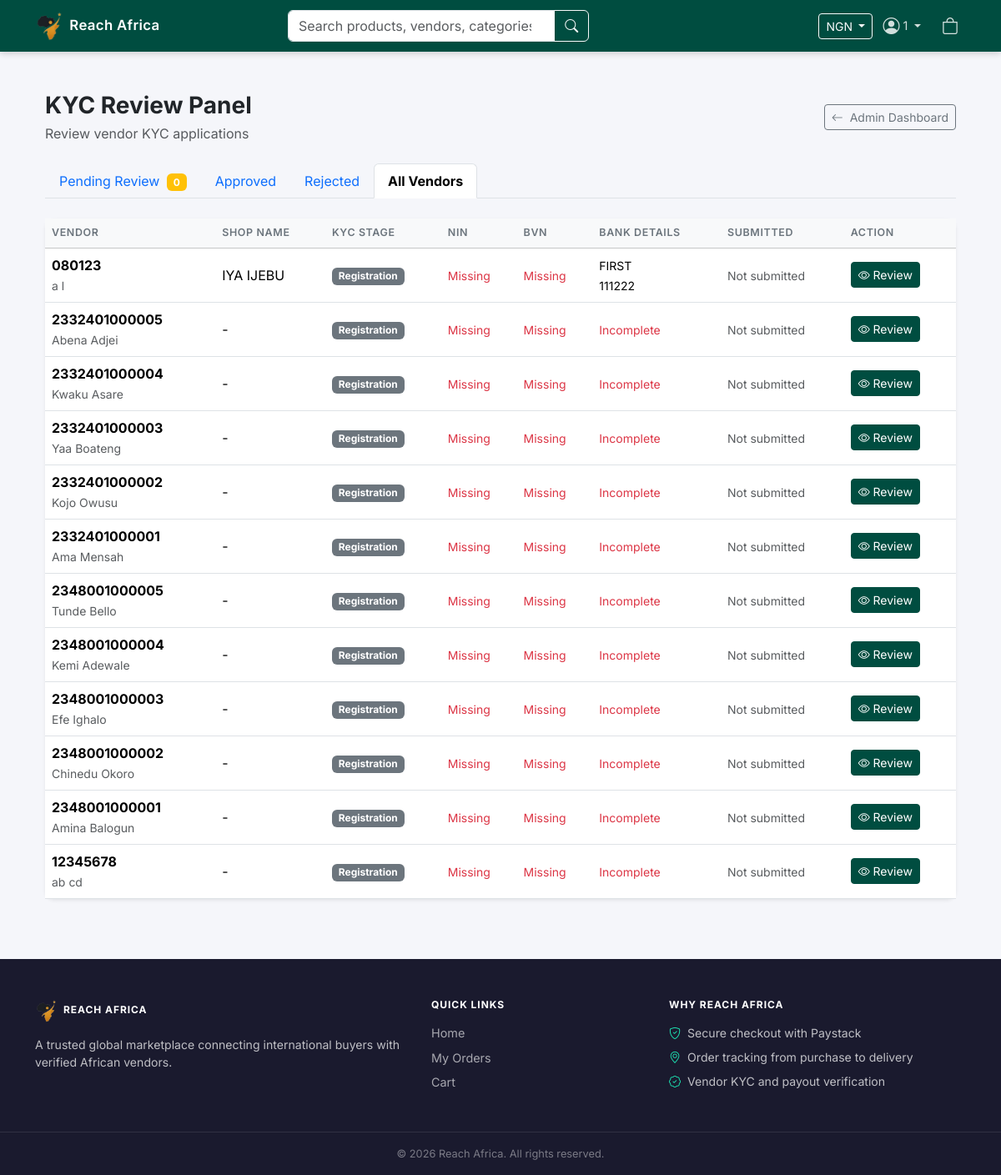
/users/admin/kyc/review/?status=all (signed in), run on the app's committed database.
### users/models.py (models this page shows, shortened)
class User(AbstractUser):
    class CountryChoices(models.TextChoices):
        NIGERIA = 'NG', 'Nigeria'
        GHANA = 'GH', 'Ghana'
    class BusinessTypeChoices(models.TextChoices):
        SOLE_PROPRIETORSHIP = 'sole_proprietorship', 'Sole Proprietorship'
        LLC = 'llc', 'Limited Liability Company'
        PARTNERSHIP = 'partnership', 'Partnership'
        CORPORATION = 'corporation', 'Corporation'
        NONPROFIT = 'nonprofit', 'Non-Profit Organization'
        OTHER = 'other', 'Other'
    class IDTypeChoices(models.TextChoices):
        PASSPORT = 'passport', 'International Passport'
        DRIVERS_LICENSE = 'drivers_license', "Driver's License"
        VOTERS_CARD = 'voters_card', "Voter's Card"
        NATIONAL_ID = 'national_id', 'National ID Card'
    class KYCStageChoices(models.TextChoices):
        REGISTRATION = 'registration', 'Registration'
        BUSINESS_INFO = 'business_info', 'Business Information'
        IDENTITY = 'identity', 'Identity Verification'
        CONTACT = 'contact', 'Contact Verification'
        ADDRESS = 'address', 'Address Verification'
        BANKING = 'banking', 'Banking Details'
        GUARANTOR = 'guarantor', 'Guarantor Information'
        COMPLIANCE = 'compliance', 'Product Compliance'
        DOCUMENTS = 'documents', 'Document Upload'
        INTERNAL_CHECK = 'internal_check', 'Internal Checks (Admin)'
        QUALITY_ASSURANCE = 'quality_assurance', 'Quality Assurance (Admin)'
        VERIFIED_SELLER = 'verified_seller', 'Verified Seller'
        APPROVED = 'approved', 'Fully Approved'
        REJECTED = 'rejected', 'Rejected'
    username = None  # Remove username field
    phone_number = models.CharField(max_length=15, unique=True)
    balance = models.DecimalField(max_digits=12, decimal_places=2, default=0.00)
    shop_name = models.CharField(max_length=255, blank=True, null=True)
    shop_address = models.TextField(blank=True, null=True)
    bank_name = models.CharField(max_length=100, blank=True, null=True)
    bank_account_name = models.CharField(max_length=150, blank=True, null=True)
    bank_account_number = models.CharField(max_length=30, blank=True, null=True)
    id_document = models.ImageField(upload_to='kyc/documents/', blank=True, null=True)
    is_verified = models.BooleanField(default=False)  # Admin flips this switch
    kyc_rejection_reason = models.TextField(blank=True, null=True)
    business_registration_number = models.CharField(max_length=50, blank=True, null=True, verbose_name='CAC/Business Registration Number')
    business_type = models.CharField(max_length=30, choices=BusinessTypeChoices.choices, blank=True, null=True, verbose_name='Business Type')
    business_start_date = models.DateField(blank=True, null=True, verbose_name='Date Business Started')
    business_description = models.TextField(blank=True, null=True, verbose_name='Business Description')
    business_logo = models.ImageField(upload_to='kyc/logos/', blank=True, null=True, verbose_name='Business Logo')
    tin = models.CharField(max_length=20, blank=True, null=True, verbose_name='Tax Identification Number (TIN)')
    date_of_birth = models.DateField(blank=True, null=True)
    nationality = models.CharField(max_length=50, blank=True, null=True)
    nin = models.CharField(max_length=11, blank=True, null=True, unique=True, verbose_name='National Identification Number (NIN)')
    bvn = models.CharField(max_length=10, blank=True, null=True, unique=True, verbose_name='Bank Verification Number (BVN)')
    id_document_type = models.CharField(max_length=30, choices=IDTypeChoices.choices, blank=True, null=True, verbose_name='Government ID Type')
    liveness_selfie = models.ImageField(upload_to='kyc/selfies/', blank=True, null=True, verbose_name='Liveness/Selfie Verification')
    passport_photo = models.ImageField(upload_to='kyc/passports/', blank=True, null=True, verbose_name='Passport Photograph')
    whatsapp_number = models.CharField(max_length=15, blank=True, null=True)
    emergency_contact_name = models.CharField(max_length=100, blank=True, null=True)
    emergency_contact_phone = models.CharField(max_length=15, blank=True, null=True)
    home_address = models.TextField(blank=True, null=True)
    utility_bill = models.FileField(upload_to='kyc/utilities/', blank=True, null=True, verbose_name='Utility Bill')
    kyc_stage = models.CharField(
        max_length=30,
        choices=KYCStageChoices.choices,
        default=KYCStageChoices.REGISTRATION,
        verbose_name='KYC Stage'
    )
    kyc_submitted_at = models.DateTimeField(blank=True, null=True)
    kyc_approved_at = models.DateTimeField(blank=True, null=True)
    otp_phone_verified = models.BooleanField(default=False, verbose_name='Phone OTP Verified')
    otp_email_verified = models.BooleanField(default=False, verbose_name='Email OTP Verified')
    ROLE_CHOICES = (
        ('customer', 'Customer'),
        ('vendor', 'Vendor'),
        ('logistics', 'Logistics'),
        ('admin', 'Admin'),
    )
    role = models.CharField(max_length=10, choices=ROLE_CHOICES, default='customer')
    country = models.CharField(max_length=2, choices=CountryChoices.choices, default=CountryChoices.NIGERIA)
    USERNAME_FIELD = 'phone_number'
    REQUIRED_FIELDS = []
    objects = CustomUserManager()

### users/views.py (the view)
# urls.py: path('admin/kyc/review/', views.admin_kyc_review_list, name='admin_kyc_review_list'),
@staff_member_required
def admin_kyc_review_list(request):
    status_filter = request.GET.get('status', 'pending')
    if status_filter == 'pending':
        vendors = User.objects.filter(
            role='vendor',
            kyc_stage=User.KYCStageChoices.INTERNAL_CHECK
        ).order_by('-kyc_submitted_at')
    elif status_filter == 'approved':
        vendors = User.objects.filter(
            role='vendor',
            kyc_stage=User.KYCStageChoices.APPROVED
        ).order_by('-kyc_approved_at')
    elif status_filter == 'rejected':
        vendors = User.objects.filter(
            role='vendor',
            kyc_stage=User.KYCStageChoices.REJECTED
        ).order_by('-date_joined')
    else:
        vendors = User.objects.filter(role='vendor').order_by('-date_joined')
    context = {
        'vendors': vendors,
        'current_filter': status_filter,
        'pending_count': User.objects.filter(
            role='vendor',
            kyc_stage=User.KYCStageChoices.INTERNAL_CHECK
        ).count(),
    }
    return render(request, 'admin_custom/kyc_review_list.html', context)

### templates/admin_custom/kyc_review_list.html (shortened to what this page needs)
{% extends 'base.html' %}
{% block content %}
<div class="container-fluid py-4">
    <div class="d-flex justify-content-between align-items-center mb-4">
        <div>
            <h3 class="fw-bold mb-1">KYC Review Panel</h3>
            <p class="text-muted mb-0">Review vendor KYC applications</p>
        </div>
        <a href="{% url 'admin_dashboard' %}" class="btn btn-outline-secondary btn-sm">
            <i class="bi bi-arrow-left me-1"></i> Admin Dashboard
        </a>
    </div>
    <ul class="nav nav-tabs mb-4">
        <li class="nav-item">
            <a class="nav-link {% if current_filter == 'pending' %}active fw-bold{% endif %}"
               href="?status=pending">
               Pending Review <span class="badge bg-warning ms-1">{{ pending_count }}</span>
            </a>
        </li>
        <li class="nav-item">
            <a class="nav-link {% if current_filter == 'approved' %}active fw-bold{% endif %}" href="?status=approved">Approved</a>
        </li>
        <li class="nav-item">
            <a class="nav-link {% if current_filter == 'rejected' %}active fw-bold{% endif %}" href="?status=rejected">Rejected</a>
        </li>
        <li class="nav-item">
            <a class="nav-link {% if current_filter == 'all' %}active fw-bold{% endif %}" href="?status=all">All Vendors</a>
        </li>
    </ul>
    <div class="card shadow-sm border-0">
        <div class="table-responsive">
            <table class="table table-hover align-middle mb-0">
                <thead class="table-light">
                    <tr>
                        <th>Vendor</th>
                        <th>Shop Name</th>
                        <th>KYC Stage</th>
                        <th>NIN</th>
                        <th>BVN</th>
                        <th>Bank Details</th>
                        <th>Submitted</th>
                        <th>Action</th>
                    </tr>
                </thead>
                <tbody>
                    {% for vendor in vendors %}
                    <tr>
                        <td>
                            <strong>{{ vendor.phone_number }}</strong>
                            <br><small class="text-muted">{{ vendor.first_name }} {{ vendor.last_name }}</small>
                        </td>
                        <td>{{ vendor.shop_name|default:'-' }}</td>
                        <td>
                            <span class="badge
                                {% if vendor.kyc_stage == 'approved' %}bg-success
                                {% elif vendor.kyc_stage == 'rejected' %}bg-danger
                                {% elif vendor.kyc_stage == 'internal_check' %}bg-warning text-dark
                                {% elif vendor.kyc_stage == 'quality_assurance' %}bg-info
                                {% elif vendor.kyc_stage == 'verified_seller' %}bg-primary
                                {% else %}bg-secondary{% endif %}">
                                {{ vendor.get_kyc_stage_display }}
                            </span>
                        </td>
                        <td>
                            {% if vendor.nin %}
                                <span class="text-muted small">{{ vendor.nin|slice:":3" }}*****</span>
                            {% else %}
                                <span class="text-danger small">Missing</span>
                            {% endif %}
                        </td>
                        <td>
                            {% if vendor.bvn %}
                                <span class="text-muted small">{{ vendor.bvn|slice:":2" }}******</span>
                            {% else %}
                                <span class="text-danger small">Missing</span>
                            {% endif %}
                        </td>
                        <td>
                            {% if vendor.bank_name and vendor.bank_account_number %}
                                <small>{{ vendor.bank_name }}<br>{{ vendor.bank_account_number }}</small>
                            {% else %}
                                <span class="text-danger small">Incomplete</span>
                            {% endif %}
                        </td>
                        <td>
                            {% if vendor.kyc_submitted_at %}
                                <small>{{ vendor.kyc_submitted_at|date:"M d, Y" }}</small>
                            {% else %}
                                <small class="text-muted">Not submitted</small>
                            {% endif %}
                        </td>
                        <td>
                            <a href="{% url 'admin_kyc_review_detail' vendor.id %}" class="btn btn-sm btn-primary">
                                <i class="bi bi-eye"></i> Review
                            </a>
                        </td>
                    </tr>
                    {% endfor %}
                </tbody>
            </table>
        </div>
    </div>
</div>
{% endblock %}

### templates/base.html (shortened to what this page needs)
{% load static currency_tags %}
<!DOCTYPE html>
<html lang="en">
<head>
    <link href="https://cdn.jsdelivr.net/npm/bootstrap@5.3.3/dist/css/bootstrap.min.css" rel="stylesheet">
    <link rel="stylesheet" href="https://cdn.jsdelivr.net/npm/bootstrap-icons@1.11.3/font/bootstrap-icons.min.css">
    <link rel="stylesheet" href="{% static 'css/style.css' %}">
</head>
<body>
    <nav class="navbar navbar-expand-lg navbar-dark ra-navbar">
        <div class="container">
            <a class="navbar-brand d-flex align-items-center gap-2" href="{% url 'home' %}">
                <img src="{% static 'images/RA-small2.png' %}" alt="Reach Africa">
                <span class="fw-semibold brand-title">Reach Africa</span>
            </a>
            <div class="collapse navbar-collapse" id="navbarMain">
                <form class="d-flex mx-auto search-form" action="{% url 'home' %}" method="GET">
                    <div class="input-group">
                        <input class="form-control" type="search" name="q"
                               placeholder="Search products, vendors, categories…"
                               aria-label="Search" value="{{ query|default:'' }}">
                        <button class="btn btn-outline-light" type="submit"><i class="bi bi-search"></i></button>
                    </div>
                </form>
                <ul class="navbar-nav ms-auto align-items-center gap-1">
                    {% if currencies %}
                    <li class="nav-item dropdown">
                        <button class="btn btn-outline-light btn-sm dropdown-toggle" type="button" id="currencyDropdown"
                                data-bs-toggle="dropdown" aria-expanded="false">
                            {{ selected_currency.code }}
                        </button>
                    </li>
                    {% endif %}
                    {% if user.is_authenticated %}
                        <li class="nav-item dropdown">
                            <a class="nav-link dropdown-toggle d-flex align-items-center gap-1" href="#" id="userMenu"
                               role="button" data-bs-toggle="dropdown" aria-expanded="false">
                                <i class="bi bi-person-circle fs-5"></i>
                                <span class="d-none d-lg-inline">{{ user.first_name|default:user.phone_number }}</span>
                            </a>
                        </li>
                    {% else %}
                        <li class="nav-item"><a class="nav-link" href="{% url 'login' %}">Login</a></li>
                        <li class="nav-item"><a class="btn btn-light btn-sm ms-1 fw-semibold" href="{% url 'register' %}">Sign Up</a></li>
                    {% endif %}
                    <li class="nav-item">
                        <a href="{% url 'cart_detail' %}" class="icon-btn ms-1" title="Cart" aria-label="Cart">
                            <i class="bi bi-bag fs-5"></i>
                        </a>
                    </li>
                </ul>
            </div>
        </div>
    </nav>
    <main class="main-shell">
    <div class="container mt-4">
        {% block content %}{% endblock %}
    </div>
    </main>
    <footer class="site-footer mt-5">
        <div class="container py-5">
            <div class="row g-4">
                <div class="col-lg-5">
                    <div class="d-flex align-items-center gap-2 mb-3">
                        <img src="{% static 'images/RA-small2.png' %}" alt="Reach Africa" style="height:28px;">
                        <h6 class="text-uppercase fw-bold mb-0">Reach Africa</h6>
                    </div>
                    <p class="mb-0">
                        A trusted global marketplace connecting international buyers with verified African vendors.
                    </p>
                </div>
                <div class="col-lg-3 col-md-6">
                    <h6 class="text-uppercase fw-bold mb-3">Quick Links</h6>
                    <ul class="list-unstyled mb-0">
                        <li class="mb-2"><a href="{% url 'home' %}">Home</a></li>
                        <li class="mb-2"><a href="{% url 'order_history' %}">My Orders</a></li>
                        <li><a href="{% url 'cart_detail' %}">Cart</a></li>
                    </ul>
                </div>
                <div class="col-lg-4 col-md-6">
                    <h6 class="text-uppercase fw-bold mb-3">Why Reach Africa</h6>
                    <ul class="list-unstyled mb-0">
                        <li class="mb-2"><i class="bi bi-shield-check me-2" style="color:var(--ra-accent);"></i>Secure checkout with Paystack</li>
                        <li class="mb-2"><i class="bi bi-geo-alt me-2" style="color:var(--ra-accent);"></i>Order tracking from purchase to delivery</li>
                        <li><i class="bi bi-patch-check me-2" style="color:var(--ra-accent);"></i>Vendor KYC and payout verification</li>
                    </ul>
                </div>
            </div>
        </div>
        <div class="text-center py-3 footer-bottom">
            © {% now "Y" %} Reach Africa. All rights reserved.
        </div>
    </footer>
</body>
</html>

### data on the page
User: first_name "1"
User: phone_number "080123", first_name "a", last_name "l", shop_name "IYA IJEBU", kyc_stage "Registration", shows "Missing", bank_name "FIRST", bank_account_number "111222", shows "Not submitted"
User: phone_number "2332401000005", first_name "Abena", last_name "Adjei", shop_name "-", kyc_stage "Registration", shows "Missing", shows "Incomplete", shows "Not submitted"
User: phone_number "2332401000004", first_name "Kwaku", last_name "Asare", shop_name "-", kyc_stage "Registration", shows "Missing", shows "Incomplete", shows "Not submitted"
User: phone_number "2332401000003", first_name "Yaa", last_name "Boateng", shop_name "-", kyc_stage "Registration", shows "Missing", shows "Incomplete", shows "Not submitted"
User: phone_number "2332401000002", first_name "Kojo", last_name "Owusu", shop_name "-", kyc_stage "Registration", shows "Missing", shows "Incomplete", shows "Not submitted"
User: phone_number "2332401000001", first_name "Ama", last_name "Mensah", shop_name "-", kyc_stage "Registration", shows "Missing", shows "Incomplete", shows "Not submitted"
User: phone_number "2348001000005", first_name "Tunde", last_name "Bello", shop_name "-", kyc_stage "Registration", shows "Missing", shows "Incomplete", shows "Not submitted"
User: phone_number "2348001000004", first_name "Kemi", last_name "Adewale", shop_name "-", kyc_stage "Registration", shows "Missing", shows "Incomplete", shows "Not submitted"
User: phone_number "2348001000003", first_name "Efe", last_name "Ighalo", shop_name "-", kyc_stage "Registration", shows "Missing", shows "Incomplete", shows "Not submitted"
User: phone_number "2348001000002", first_name "Chinedu", last_name "Okoro", shop_name "-", kyc_stage "Registration", shows "Missing", shows "Incomplete", shows "Not submitted"
User: phone_number "2348001000001", first_name "Amina", last_name "Balogun", shop_name "-", kyc_stage "Registration", shows "Missing", shows "Incomplete", shows "Not submitted"
User: phone_number "12345678", first_name "ab", last_name "cd", shop_name "-", kyc_stage "Registration", shows "Missing", shows "Incomplete", shows "Not submitted"

### other printed values
{{ selected_currency.code }} "NGN"
{{ pending_count }} "0"
